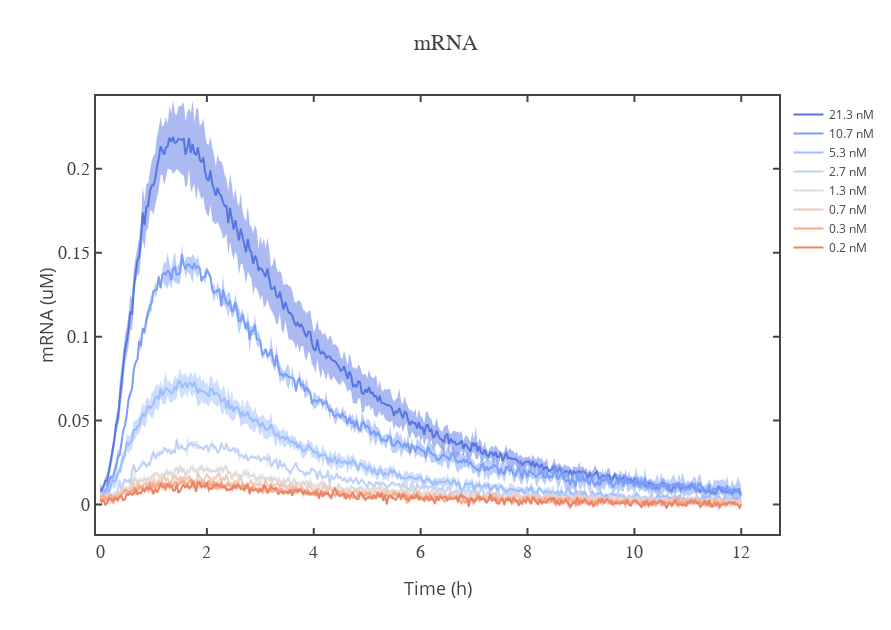

The code cell stored with this chart in its notebook:
### Code cell
# Figure export

if not os.path.exists('images'):
    os.mkdir('images')

x=(np.arange(means2.shape[0])*2/60)
xrev=x[::-1]

current_palette=sns.color_palette("coolwarm", 9)
rgb=(np.array(current_palette)*255).astype(int)
rgbtuple=tuple([tuple(row) for row in rgb])

traces=[]
for i in range(means2.shape[1]):
    # Plot fill
    yupper=(means2[:,i]+stds2[:,i])
    ylower=(means2[:,i]-stds2[:,i])
    ylower=ylower[::-1]
    traces.append(go.Scatter(x=np.concatenate([x,xrev]),y=np.concatenate([yupper,ylower]),
                 fill='tozerox',
                 fillcolor='rgba'+str(rgbtuple[i])[:-1]+', 0.5)', # convert to rgba tuple
                 mode='none',
                 showlegend=False,
                 hoverinfo='none'
                 ))
    
    # Plot traces
    traces.append(go.Scatter(x=x,y=means2[:,i],
                 opacity=1,
                 marker={'symbol':0, 'size':8,'line':{'width':1},'color':'rgb'+str(rgbtuple[i])},
                 line={'width':2,'color':'rgb'+str(rgbtuple[i])},
                 mode='lines',
#                 text='Mean',
                 name="{:.1f}".format(c0[i])+' nM'))

    
layout=go.Layout(title='mRNA', 
                 titlefont={'family':'Arial','size':22},
                xaxis={'title':'Time (h)',
                       'titlefont':{'size':18},
                       'type':'linear',
                       'autorange':True,'range':[2,5], # Autorange overrides manual range
                       'ticks':'inside','zeroline':False,'ticklen':6,'tickwidth':2,
                       'tickfont':{'family':'Arial','size':18},
                      'showgrid':False,'showline':True,'mirror':'ticks','linewidth':2},
                yaxis={'title':'mRNA (uM)',
                       'titlefont':{'size':18},
                       'type':'linear',
                       'autorange':True,'range':[2,5], # Autorange overrides manual range
                       'ticks':'inside','zeroline':False,'ticklen':6,'tickwidth':2,
                       'tickfont':{'family':'Arial','size':18},
                      'showgrid':False,'showline':True,'mirror':'ticks','linewidth':2},
                autosize=False, width=891,height=630,
                margin=go.layout.Margin(l=100,r=100,b=100,t=100,pad=4), 
                showlegend=True,paper_bgcolor='rgba(0,0,0,0)',plot_bgcolor='rgba(0,0,0,0)')

figure=go.Figure(data=traces,layout=layout)
iplot(figure,filename='mRNA')
pio.write_image(figure,'images/fig1.pdf')

### Figure 1 — Plotly figure (JSON) as saved in the notebook; plotly's stock layout.template omitted (floating-point values rounded to 4 significant figures; data arrays with more than 128 entries replaced by an {"elided": "..."} marker saying what was removed)
{"data": [{"fill": "tozerox", "fillcolor": "rgba(88, 118, 226, 0.5)", "hoverinfo": "none", "mode": "none", "showlegend": false, "type": "scatter", "uid": "9689fb40-bce8-11e8-aa0b-001d4f4942cc", "x": {"elided": "722 float values"}, "y": {"elided": "722 float values"}}, {"line": {"color": "rgb(88, 118, 226)", "width": 2}, "marker": {"color": "rgb(88, 118, 226)", "line": {"width": 1}, "size": 8, "symbol": 0}, "mode": "lines", "name": "21.3 nM", "opacity": 1, "type": "scatter", "uid": "9689fe06-bce8-11e8-99c1-001d4f4942cc", "x": {"elided": "361 float values"}, "y": {"elided": "361 float values"}}, {"fill": "tozerox", "fillcolor": "rgba(123, 158, 248, 0.5)", "hoverinfo": "none", "mode": "none", "showlegend": false, "type": "scatter", "uid": "9689ff9e-bce8-11e8-af1c-001d4f4942cc", "x": {"elided": "722 float values"}, "y": {"elided": "722 float values"}}, {"line": {"color": "rgb(123, 158, 248)", "width": 2}, "marker": {"color": "rgb(123, 158, 248)", "line": {"width": 1}, "size": 8, "symbol": 0}, "mode": "lines", "name": "10.7 nM", "opacity": 1, "type": "scatter", "uid": "968a0126-bce8-11e8-b567-001d4f4942cc", "x": {"elided": "361 float values"}, "y": {"elided": "361 float values"}}, {"fill": "tozerox", "fillcolor": "rgba(157, 189, 254, 0.5)", "hoverinfo": "none", "mode": "none", "showlegend": false, "type": "scatter", "uid": "968a02ac-bce8-11e8-b362-001d4f4942cc", "x": {"elided": "722 float values"}, "y": {"elided": "722 float values"}}, {"line": {"color": "rgb(157, 189, 254)", "width": 2}, "marker": {"color": "rgb(157, 189, 254)", "line": {"width": 1}, "size": 8, "symbol": 0}, "mode": "lines", "name": "5.3 nM", "opacity": 1, "type": "scatter", "uid": "968a0434-bce8-11e8-a7c3-001d4f4942cc", "x": {"elided": "361 float values"}, "y": {"elided": "361 float values"}}, {"fill": "tozerox", "fillcolor": "rgba(192, 211, 245, 0.5)", "hoverinfo": "none", "mode": "none", "showlegend": false, "type": "scatter", "uid": "968a05b8-bce8-11e8-8521-001d4f4942cc", "x": {"elided": "722 float values"}, "y": {"elided": "722 float values"}}, {"line": {"color": "rgb(192, 211, 245)", "width": 2}, "marker": {"color": "rgb(192, 211, 245)", "line": {"width": 1}, "size": 8, "symbol": 0}, "mode": "lines", "name": "2.7 nM", "opacity": 1, "type": "scatter", "uid": "968a073e-bce8-11e8-a7f2-001d4f4942cc", "x": {"elided": "361 float values"}, "y": {"elided": "361 float values"}}, {"fill": "tozerox", "fillcolor": "rgba(221, 220, 219, 0.5)", "hoverinfo": "none", "mode": "none", "showlegend": false, "type": "scatter", "uid": "968a08c6-bce8-11e8-94c8-001d4f4942cc", "x": {"elided": "722 float values"}, "y": {"elided": "722 float values"}}, {"line": {"color": "rgb(221, 220, 219)", "width": 2}, "marker": {"color": "rgb(221, 220, 219)", "line": {"width": 1}, "size": 8, "symbol": 0}, "mode": "lines", "name": "1.3 nM", "opacity": 1, "type": "scatter", "uid": "968a0a40-bce8-11e8-b18a-001d4f4942cc", "x": {"elided": "361 float values"}, "y": {"elided": "361 float values"}}, {"fill": "tozerox", "fillcolor": "rgba(241, 202, 182, 0.5)", "hoverinfo": "none", "mode": "none", "showlegend": false, "type": "scatter", "uid": "968a0bba-bce8-11e8-b043-001d4f4942cc", "x": {"elided": "722 float values"}, "y": {"elided": "722 float values"}}, {"line": {"color": "rgb(241, 202, 182)", "width": 2}, "marker": {"color": "rgb(241, 202, 182)", "line": {"width": 1}, "size": 8, "symbol": 0}, "mode": "lines", "name": "0.7 nM", "opacity": 1, "type": "scatter", "uid": "968a0d38-bce8-11e8-a898-001d4f4942cc", "x": {"elided": "361 float values"}, "y": {"elided": "361 float values"}}, {"fill": "tozerox", "fillcolor": "rgba(246, 171, 141, 0.5)", "hoverinfo": "none", "mode": "none", "showlegend": false, "type": "scatter", "uid": "968a0ebe-bce8-11e8-a82c-001d4f4942cc", "x": {"elided": "722 float values"}, "y": {"elided": "722 float values"}}, {"line": {"color": "rgb(246, 171, 141)", "width": 2}, "marker": {"color": "rgb(246, 171, 141)", "line": {"width": 1}, "size": 8, "symbol": 0}, "mode": "lines", "name": "0.3 nM", "opacity": 1, "type": "scatter", "uid": "968a103a-bce8-11e8-aca0-001d4f4942cc", "x": {"elided": "361 float values"}, "y": {"elided": "361 float values"}}, {"fill": "tozerox", "fillcolor": "rgba(237, 132, 103, 0.5)", "hoverinfo": "none", "mode": "none", "showlegend": false, "type": "scatter", "uid": "968a11b6-bce8-11e8-bc83-001d4f4942cc", "x": {"elided": "722 float values"}, "y": {"elided": "722 float values"}}, {"line": {"color": "rgb(237, 132, 103)", "width": 2}, "marker": {"color": "rgb(237, 132, 103)", "line": {"width": 1}, "size": 8, "symbol": 0}, "mode": "lines", "name": "0.2 nM", "opacity": 1, "type": "scatter", "uid": "968a1334-bce8-11e8-ba31-001d4f4942cc", "x": {"elided": "361 float values"}, "y": {"elided": "361 float values"}}], "layout": {"autosize": false, "height": 630, "margin": {"b": 100, "l": 100, "pad": 4, "r": 100, "t": 100}, "paper_bgcolor": "rgba(0,0,0,0)", "plot_bgcolor": "rgba(0,0,0,0)", "showlegend": true, "title": "mRNA", "titlefont": {"family": "Arial", "size": 22}, "width": 891, "xaxis": {"autorange": true, "linewidth": 2, "mirror": "ticks", "range": [2, 5], "showgrid": false, "showline": true, "tickfont": {"family": "Arial", "size": 18}, "ticklen": 6, "ticks": "inside", "tickwidth": 2, "title": "Time (h)", "titlefont": {"size": 18}, "type": "linear", "zeroline": false}, "yaxis": {"autorange": true, "linewidth": 2, "mirror": "ticks", "range": [2, 5], "showgrid": false, "showline": true, "tickfont": {"family": "Arial", "size": 18}, "ticklen": 6, "ticks": "inside", "tickwidth": 2, "title": "mRNA (uM)", "titlefont": {"size": 18}, "type": "linear", "zeroline": false}}}
